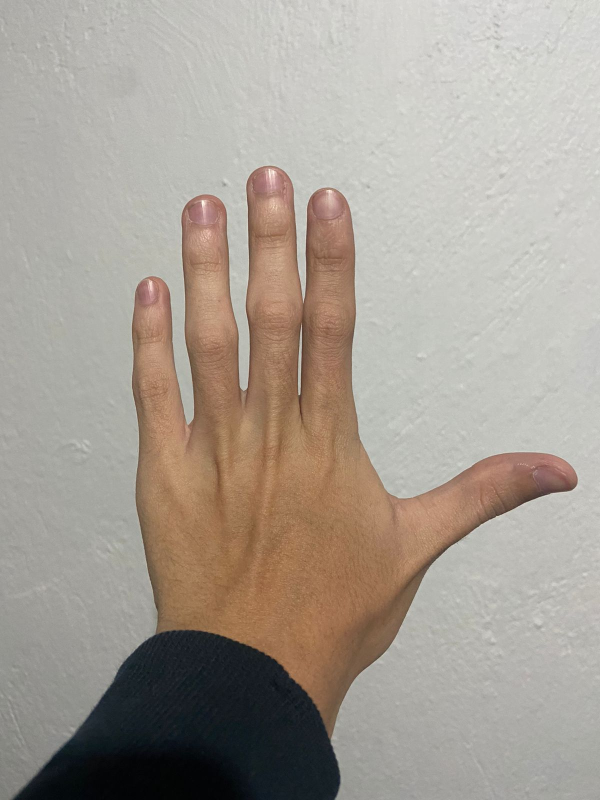
#> input picture hand.jpeg, 1200 x 1600 px, found by its file name (shown at 1/2 size)
$ python White-patch.py
#> lines starting #> are read from the running program, lines starting #| are printed output that depends on the picture; after the words box and inside, x2 and y2 are one past the last pixel; in counts of white or black regions, pixels touching at a corner belong together

# -*- coding: utf-8 -*-
"""
Created on Wed Feb 15 20:40:42 2023

@author: cesar
"""

import cv2
import numpy as np
import imutils
path = r"C:\Users\cesar\Vision\hand.jpeg"

img = cv2.imread(path)
#> img is the input picture: shape (1600, 1200, 3); mean B, G, R 148.3, 158, 166.5
img = imutils.resize(img,150)
#> img: shape (200, 150, 3)
img_n = np.copy(img)
img_azul = np.copy(img)
img_rojo = np.copy(img)
img_verde = np.copy(img)
#whitepatch
img_W = np.copy(img)
img_azulW = np.copy(img_azul)
img_rojoW = np.copy(img_rojo)
img_verdeW = np.copy(img_verde)
#img_baja= np.round(np.multiply(img[:,:,0],1.2))

for x in range(img.shape[0]):
    for y in range(img.shape[1]):
        #       B                       G                           R
        if((45 <img[x,y,0]<120) and (81<img[x,y,1]<240) and (53<img[x,y,2]<198)):
            img_n[x,y]=255
        else:
            img_n[x,y]=0
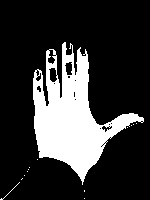
#> img_n: shape (200, 150, 3); 21.4% white; 14 white regions (12 under 20 px), largest, box (x1, y1, x2, y2) and area: (33, 42, 144, 185) 6387, (0, 182, 20, 200) 21
            #crear una imagen con una saturacion en el canal del azul
for x in range(img.shape[0]):
    for y in range(img.shape[1]):
            img_azul[x,y,1]=img_azul[x,y,1]*0.7
            img_azul[x,y,2]=img_azul[x,y,2]*0.7

            img_rojo[x,y,0]=img_rojo[x,y,0]*0.7
            img_rojo[x,y,1]=img_rojo[x,y,1]*0.7

            img_verde[x,y,0]=img_verde[x,y,0]*0.7
            img_verde[x,y,2]=img_verde[x,y,2]*0.7
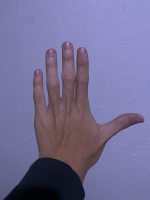
#> img_azul: shape (200, 150, 3); mean B, G, R 148.3, 110.1, 116.1
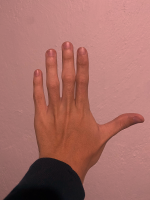
#> img_rojo: shape (200, 150, 3); mean B, G, R 103.4, 110.1, 166.5
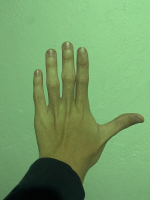
#> img_verde: shape (200, 150, 3); mean B, G, R 103.4, 158, 116.1

#algoritmo de White-patch
#azul

for x in range(img.shape[0]):
    for y in range(img.shape[1]):
        #Imagen normal
        img_W[x,y,0]=(255/(np.max(img[:,:,0])))*(img[x,y,0])
        img_W[x,y,1]=(255/(np.max(img[:,:,1])))*(img[x,y,1])
        img_W[x,y,2]=(255/(np.max(img[:,:,2])))*(img[x,y,2])
        #Azul
        img_azulW[x,y,0]=(255/(np.max(img_azul[:,:,0])))*(img_azul[x,y,0])
        img_azulW[x,y,1]=(255/(np.max(img_azul[:,:,1])))*(img_azul[x,y,1])
        img_azulW[x,y,2]=(255/(np.max(img_azul[:,:,2])))*(img_azul[x,y,2])
        #Verda
        img_verdeW[x,y,0]=(255/(np.max(img_verde[:,:,0])))*(img_verde[x,y,0])
        img_verdeW[x,y,1]=(255/(np.max(img_verde[:,:,1])))*(img_verde[x,y,1])
        img_verdeW[x,y,2]=(255/(np.max(img_verde[:,:,2])))*(img_verde[x,y,2])
        #Rojo
        img_rojoW[x,y,0]=(255/(np.max(img_rojo[:,:,0])))*(img_rojo[x,y,0])
        img_rojoW[x,y,1]=(255/(np.max(img_rojo[:,:,1])))*(img_rojo[x,y,1])
        img_rojoW[x,y,2]=(255/(np.max(img_rojo[:,:,2])))*(img_rojo[x,y,2])
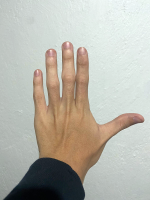
#> img_W: shape (200, 150, 3); mean B, G, R 171.4, 181, 183.4
#Umbralizacion a todas las imagenes
img_azul_U = np.copy(img_azul)
img_rojo_U = np.copy(img_rojo)
img_verde_U = np.copy(img_verde)
#whitepatch
img_W_U = np.copy(img_W)
img_azulW_U = np.copy(img_azulW)
img_rojoW_U = np.copy(img_rojoW)
img_verdeW_U = np.copy(img_verdeW)
#imagen original
for x in range(img.shape[0]):
    for y in range(img.shape[1]):
        #       B                       G                           R
        if((45 <img[x,y,0]<120) and (81<img[x,y,1]<240) and (53<img[x,y,2]<198)):
            img_n[x,y]=255
        else:
            img_n[x,y]=0
#imagen Withe-Patch
for x in range(img.shape[0]):
    for y in range(img.shape[1]):
        #       B                       G                           R
        if((45 <img_W[x,y,0]<150) and (81<img_W[x,y,1]<195) and (53<img_W[x,y,2]<228)):
            img_W_U[x,y]=255
        else:
            img_W_U[x,y]=0
#> img_W_U: shape (200, 150, 3); 23% white; 9 white regions (7 under 20 px), largest, box (x1, y1, x2, y2) and area: (33, 42, 144, 186) 6760, (0, 178, 23, 200) 114
#imagen azul
for x in range(img.shape[0]):
    for y in range(img.shape[1]):
        #       B                       G                           R
        if((45 <img[x,y,0]<120) and (81<img[x,y,1]<240) and (53<img[x,y,2]<198)):
            img_azul_U[x,y]=255
        else:
            img_azul_U[x,y]=0
#imagen azul White-Patch
for x in range(img.shape[0]):
    for y in range(img.shape[1]):
        #       B                       G                           R
        if((45 <img[x,y,0]<120) and (81<img[x,y,1]<240) and (53<img[x,y,2]<198)):
            img_azulW_U[x,y]=255
        else:
            img_azulW_U[x,y]=0
#imagen verde
for x in range(img.shape[0]):
    for y in range(img.shape[1]):
        #       B                       G                           R
        if((45 <img[x,y,0]<120) and (81<img[x,y,1]<240) and (53<img[x,y,2]<198)):
            img_verde_U[x,y]=255
        else:
            img_verde_U[x,y]=0
#imagen verde White-Patch
for x in range(img.shape[0]):
    for y in range(img.shape[1]):
        #       B                       G                           R
        if((45 <img[x,y,0]<120) and (81<img[x,y,1]<240) and (53<img[x,y,2]<198)):
            img_verdeW_U[x,y]=255
        else:
            img_verdeW_U[x,y]=0
#imagen rojo
for x in range(img.shape[0]):
    for y in range(img.shape[1]):
        #       B                       G                           R
        if((45 <img[x,y,0]<120) and (81<img[x,y,1]<240) and (53<img[x,y,2]<198)):
            img_rojo_U[x,y]=255
        else:
            img_rojo_U[x,y]=0
#imagen rojo White-Patch
for x in range(img.shape[0]):
    for y in range(img.shape[1]):
        #       B                       G                           R
        if((45 <img[x,y,0]<120) and (81<img[x,y,1]<240) and (53<img[x,y,2]<198)):
            img_rojoW_U[x,y]=255
        else:
            img_rojoW_U[x,y]=0
#imagen cromatizada
img_h1 = cv2.hconcat([img,img_azul,img_rojo,img_verde])
img_h2 = cv2.hconcat([img_W,img_azulW,img_verdeW,img_rojoW])
img_v = cv2.vconcat([img_h1,img_h2])

img_h3 = cv2.hconcat([img_n,img_azul_U,img_rojo_U,img_verde_U])
#> img_h3: shape (200, 600, 3); 21.4% white; 56 white regions (48 under 20 px), largest, box (x1, y1, x2, y2) and area: (33, 42, 144, 185) 6387, (183, 42, 294, 185) 6387, (333, 42, 444, 185) 6387
img_h4 = cv2.hconcat([img_W_U,img_azulW_U,img_verdeW_U,img_rojoW_U])
#> img_h4: shape (200, 600, 3); 21.8% white; 51 white regions (43 under 20 px), largest, box (x1, y1, x2, y2) and area: (33, 42, 144, 186) 6760, (183, 42, 294, 185) 6387, (333, 42, 444, 185) 6387
img_v2 = cv2.vconcat([img_h3,img_h4])
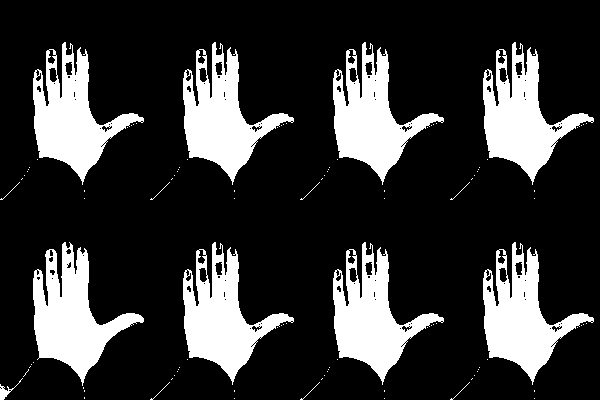
#> img_v2: shape (400, 600, 3); 21.6% white; 107 white regions (91 under 20 px), largest, box (x1, y1, x2, y2) and area: (33, 242, 144, 386) 6760, (33, 42, 144, 185) 6387, (183, 42, 294, 185) 6387
img_v3 = cv2.vconcat([img_v,img_v2])
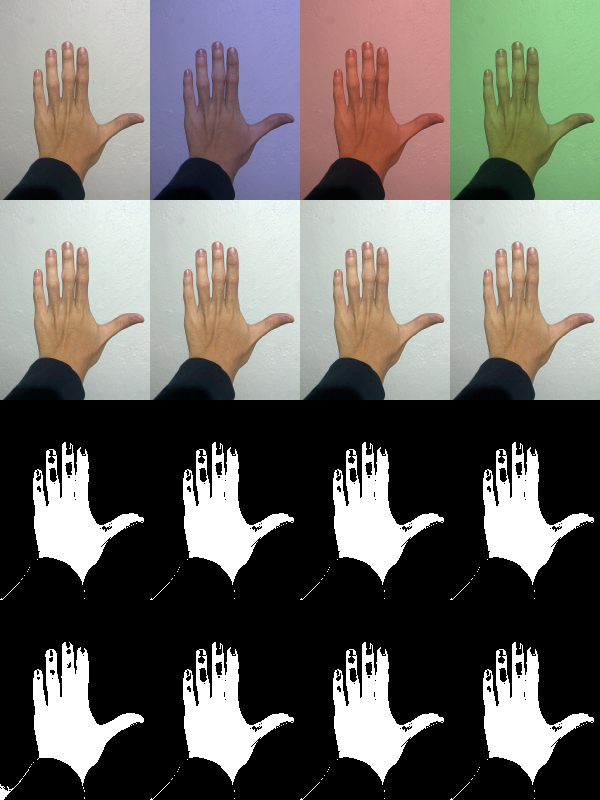
#> img_v3: shape (800, 600, 3); mean B, G, R 101.8, 106.3, 108.7
cv2.imshow('imgenes',img_v3)
#cv2.imshow('imgenes Umbralizadas',img_v2)
cv2.waitKey(0)

$ run again, with Cara.jpg copied over hand.jpeg
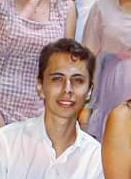
#> input picture Cara.jpg, 131 x 179 px, found by its file name
#> img is the input picture: shape (179, 131, 3); mean B, G, R 156.9, 158.6, 182.9
#> img: shape (204, 150, 3)
#> after the loop `for x in range(img.shape[0]):`:
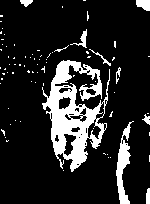
#> img_n: shape (204, 150, 3); 15.1% white; 80 white regions (70 under 20 px), largest, box (x1, y1, x2, y2) and area: (42, 60, 110, 172) 3330, (116, 121, 134, 204) 597, (136, 0, 150, 11) 121
#> img_h3: shape (204, 600, 3); 15.1% white; 320 white regions (280 under 20 px), largest, box (x1, y1, x2, y2) and area: (42, 60, 110, 172) 3330, (192, 60, 260, 172) 3330, (342, 60, 410, 172) 3330
#> img_h4: shape (204, 600, 3); 20.7% white; 353 white regions (313 under 20 px), largest, box (x1, y1, x2, y2) and area: (0, 4, 150, 176) 7548, (192, 60, 260, 172) 3330, (342, 60, 410, 172) 3330
#> img_v2: shape (408, 600, 3); 17.9% white; 668 white regions (593 under 20 px), largest, box (x1, y1, x2, y2) and area: (0, 208, 150, 380) 7548, (42, 60, 110, 172) 3330, (192, 60, 260, 172) 3330
#> `img_v3 = cv2.vconcat([img_v,img_v2])`:
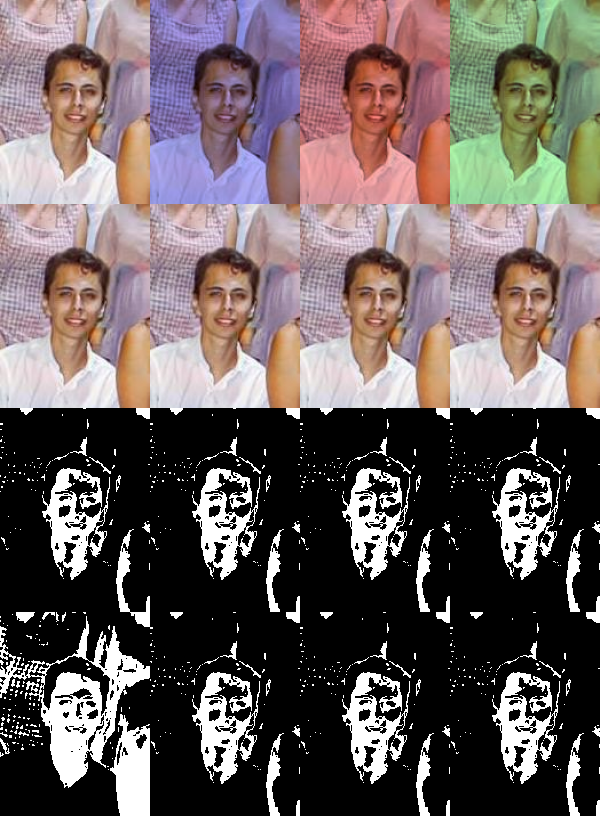
#> img_v3: shape (816, 600, 3); mean B, G, R 95.2, 96, 107.2
